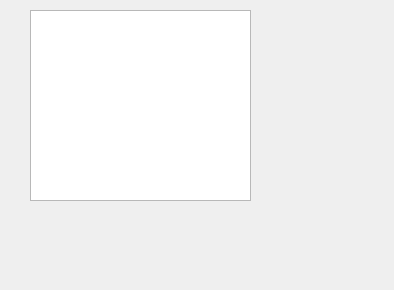
<?xml version="1.0" encoding="UTF-8"?>
<ui version="4.0">
 <class>QOwnersWindow</class>
 <widget class="QMainWindow" name="QOwnersWindow">
  <property name="geometry">
   <rect>
    <x>0</x>
    <y>0</y>
    <width>394</width>
    <height>290</height>
   </rect>
  </property>
  <property name="sizePolicy">
   <sizepolicy hsizetype="Preferred" vsizetype="Preferred">
    <horstretch>0</horstretch>
    <verstretch>0</verstretch>
   </sizepolicy>
  </property>
  <property name="minimumSize">
   <size>
    <width>2</width>
    <height>0</height>
   </size>
  </property>
  <property name="windowTitle">
   <string>MainWindow</string>
  </property>
  <widget class="QWidget" name="centralwidget">
   <widget class="QListWidget" name="owners_qlist">
    <property name="geometry">
     <rect>
      <x>30</x>
      <y>10</y>
      <width>221</width>
      <height>191</height>
     </rect>
    </property>
    <property name="sizePolicy">
     <sizepolicy hsizetype="Preferred" vsizetype="Preferred">
      <horstretch>0</horstretch>
      <verstretch>0</verstretch>
     </sizepolicy>
    </property>
    <property name="font">
     <font>
      <pointsize>36</pointsize>
     </font>
    </property>
    <property name="tabletTracking">
     <bool>false</bool>
    </property>
   </widget>
  </widget>
 </widget>
 <resources/>
 <connections/>
</ui>
